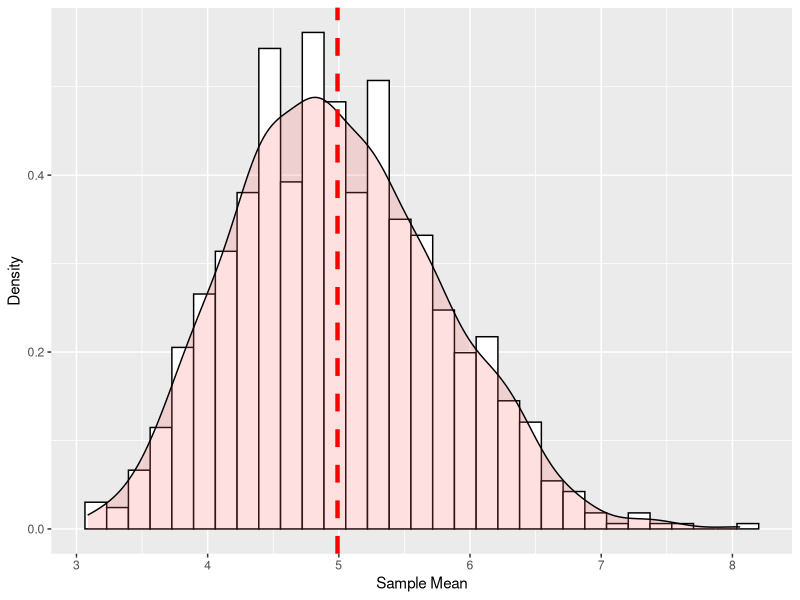

Write the R code that produced this figure.
## ---- chunk 1
set.seed(1)
nosim <- 1000   # number of simulations
n <- 40         # sample size
lambda <- 0.2   # rate parameter
sample.mean <- apply(matrix(rexp(nosim * n, lambda), nosim), 1, mean)
## ---- chunk 2
sample.range <- round(range(sample.mean), 2); sample.range      # range
sample.average <- round(mean(sample.mean), 2); sample.average   # expected value
sample.sd <- round(sd(sample.mean), 2); sample.sd               # standard deviation
sample.var <- round(sample.sd ^ 2, 2); sample.var               # variance
## ---- chunk 3
library(ggplot2)
df <- data.frame(x = 1:nosim, y = sample.mean)
ggplot(df, aes(x = sample.mean)) +
        geom_histogram(aes(y = ..density..), binwidth = abs(sample.range[1] - sample.range[2])/30, color = "black", fill = "white") +
        geom_density(alpha = 0.2, fill = "#FF6666") +
        geom_vline(aes(xintercept = sample.average), color = "red", linetype = "dashed", size = 1.5) +
        labs(y = "Density", x = "Sample Mean")
## ---- chunk 4
exp.sd = 1 / lambda; exp.sd
exp.var = exp.sd ^ 2; exp.var
## ---- chunk 5
sample.var      # sample variance
exp.var / n     # population variance
## ---- chunk 6
quantile(sample.mean)
## ---- chunk 7
shapiro.test(sample.mean)
